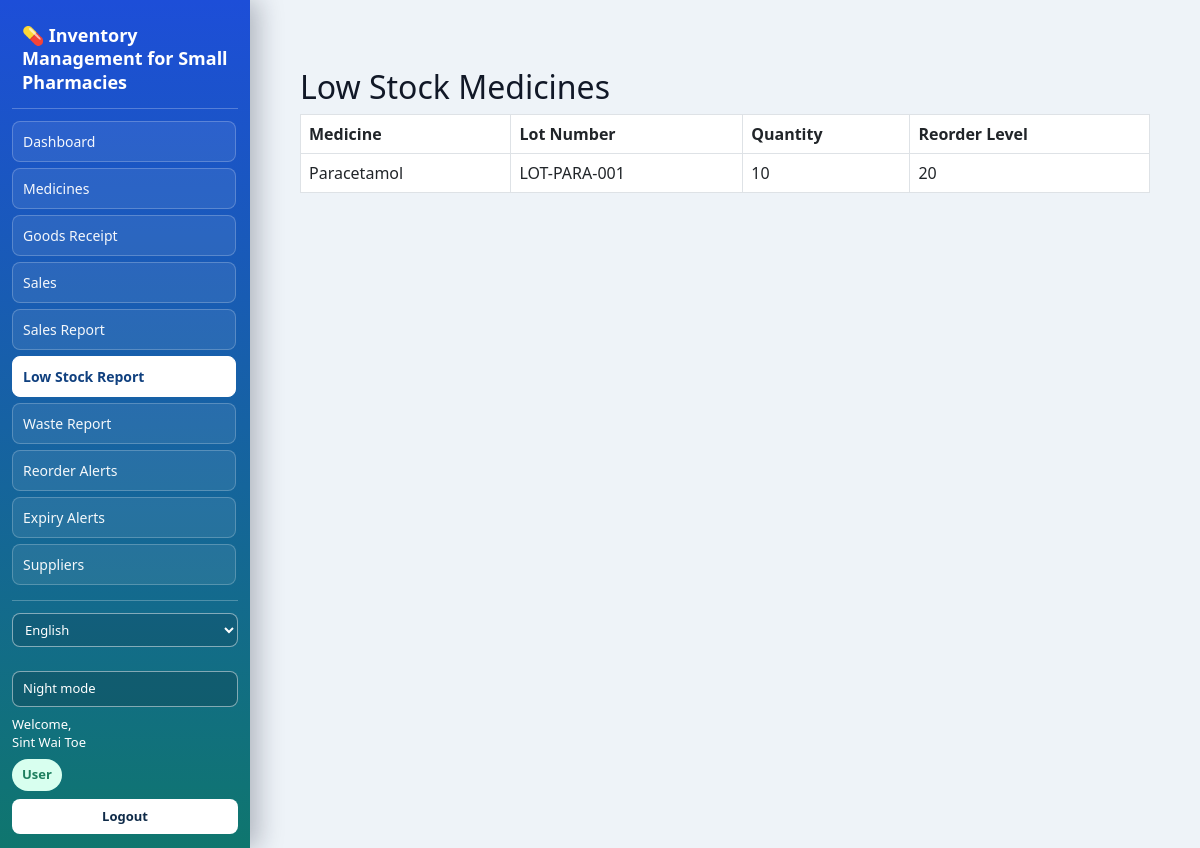
Screenshot of /low_stock_report.php (signed in) with the database file from the repository.
### tables this page shows
CREATE TABLE `medicines` (
  `id` int(11) NOT NULL,
  `name` varchar(255) NOT NULL,
  `barcode` varchar(50) DEFAULT NULL,
  `dosage_form` varchar(50) DEFAULT NULL,
  `category` varchar(100) DEFAULT NULL,
  `quantity` int(11) DEFAULT 0,
  `unit` varchar(50) DEFAULT NULL,
  `lot_number` varchar(100) DEFAULT NULL,
  `mfg_date` date DEFAULT NULL,
  `exp_date` date DEFAULT NULL,
  `cost_price` decimal(10,2) DEFAULT NULL,
  `sell_price` decimal(10,2) DEFAULT NULL,
  `reorder_level` int(11) DEFAULT NULL
);

### low_stock_report.php (the view, shortened to what this page needs)
<?php
require_once 'config/db.php';
include 'navbar.php';
try {
    $stmt = $pdo->query("
        SELECT name, lot_number, quantity, reorder_level
        FROM medicines
        WHERE quantity < reorder_level
        ORDER BY quantity ASC
    ");
    $medicines = $stmt->fetchAll(PDO::FETCH_ASSOC);
} catch (PDOException $e) {
    die("Database error: " . $e->getMessage());
}
?>
<!DOCTYPE html>
<html>
<head>
    <link rel="stylesheet" href="https://cdn.jsdelivr.net/npm/bootstrap@5.3.0/dist/css/bootstrap.min.css">
</head>
<body class="container mt-5">
<h2>Low Stock Medicines</h2>
<table class="table table-bordered">
    <thead>
        <tr>
            <th>Medicine</th>
            <th>Lot Number</th>
            <th>Quantity</th>
            <th>Reorder Level</th>
        </tr>
    </thead>
    <tbody>
        <?php if ($medicines): ?>
            <?php foreach ($medicines as $row): ?>
                <tr>
                    <td><?= htmlspecialchars($row['name']) ?></td>
                    <td><?= htmlspecialchars($row['lot_number']) ?></td>
                    <td><?= htmlspecialchars($row['quantity']) ?></td>
                    <td><?= htmlspecialchars($row['reorder_level']) ?></td>
                </tr>
            <?php endforeach; ?>
        <?php else: ?>
            <tr><td colspan="4" class="text-center">No low stock medicines</td></tr>
        <?php endif; ?>
    </tbody>
</table>
</body>
</html>

### navbar.php (style rules this page uses)
:root { --trust-blue: #2563eb; --health-green: #12b981; --warning-amber: #f59e0b; --danger-red: #ef4444; --vivid-cyan: #06b6d4; --light-gray: #eef3f8; --dark-charcoal: #111827; --border-gray: #cfd9e4; --page-bg: #eef3f8; --page-text: #111827; --muted-text: #5b6a79; --sidebar-grad-a: #1d4ed8; --sidebar-grad-b: #0f766e; --glass-border: rgba(255, 255, 255, 0.22); --link-bg: rgba(255, 255, 255, 0.08); --link-hover-bg: rgba(255, 255, 255, 0.2); --link-text: rgba(255, 255, 255, 0.95); --role-chip-admin-bg: #ffffff; --role-chip-admin-color: #16499b; --role-chip-user-bg: #d8ffef; --role-chip-user-color: #1e7f5f; --logout-btn-bg: #ffffff; --logout-btn-color: #0e2a48; --logout-btn-hover-bg: #dbeafe; --card-bg: #ffffff; --card-border: #cfd9e4; --card-shadow: 0 8px 14px rgba(31, 41, 51, 0.08); --input-bg: #ffffff; --input-border: #cfd9e4; --input-text: #111827; }
body { padding-left: 270px !important; padding-top: 20px !important; padding-right: 20px !important; padding-bottom: 20px !important; background: var(--page-bg) !important; color: var(--page-text) !important; transition: background-color .2s ease, color .2s ease !important; min-height: 100vh; box-sizing: border-box; }

### rows the page displays
medicines: name "Paracetamol", lot_number "LOT-PARA-001", quantity "10", reorder_level "20"

### other values shown
$langData['title'] "💊 Inventory Management for Small Pharmacies"
$langData['medicine_list'] "Medicines"
$langData['goods_receipt'] "Goods Receipt"
$langData['sales'] "Sales"
$langData['nav_sales_report'] "Sales Report"
$langData['nav_low_stock_report'] "Low Stock Report"
$langData['nav_waste_report'] "Waste Report"
$langData['nav_reorder_alerts'] "Reorder Alerts"
$langData['nav_expiry_alerts'] "Expiry Alerts"
$langData['suppliers'] "Suppliers"
$langData['welcome'] "Welcome,"
$username "Sint Wai Toe"
$roleLabel "User"
$langData['logout'] "Logout"
